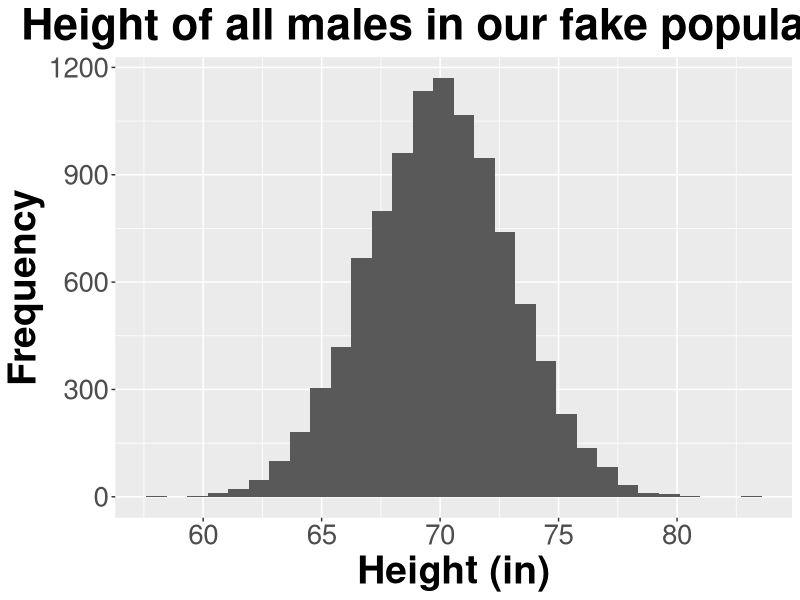
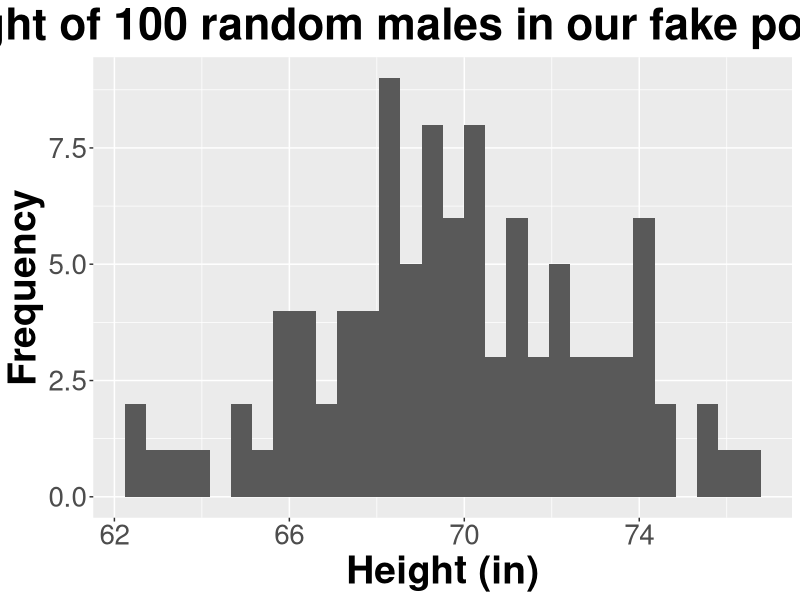
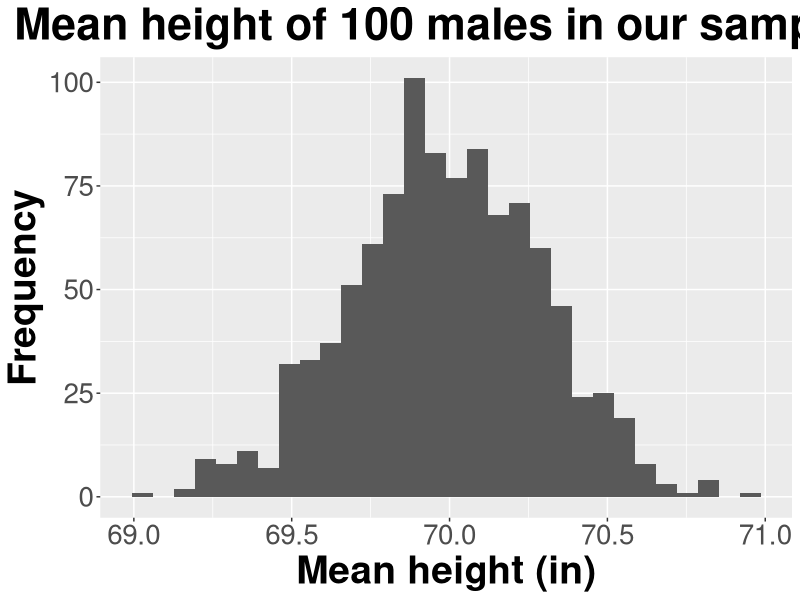
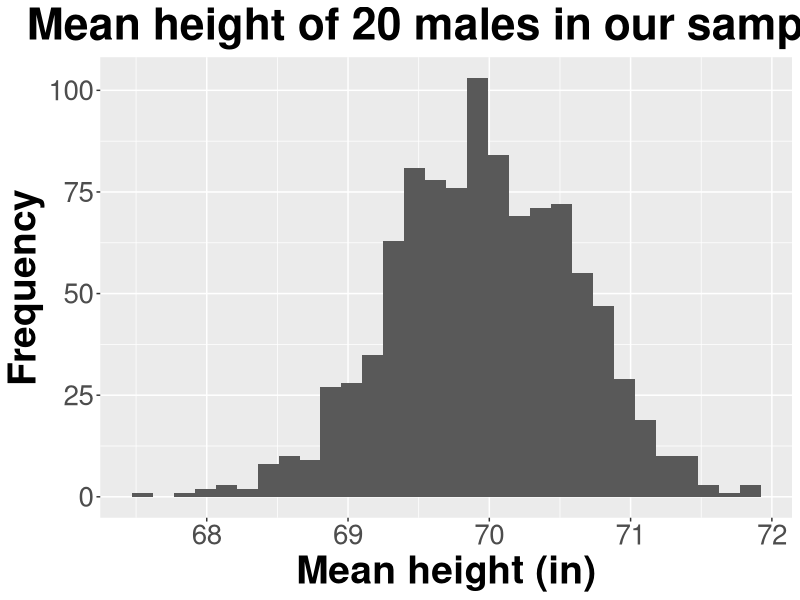
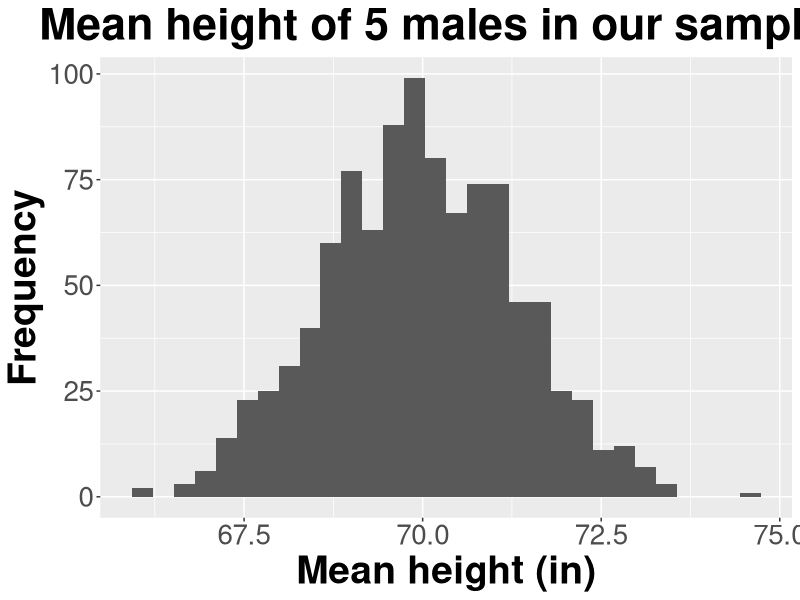
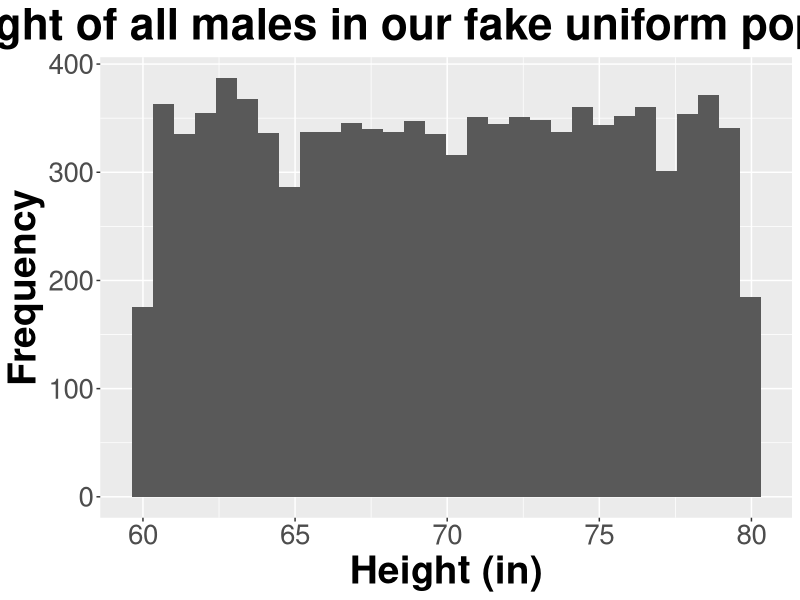
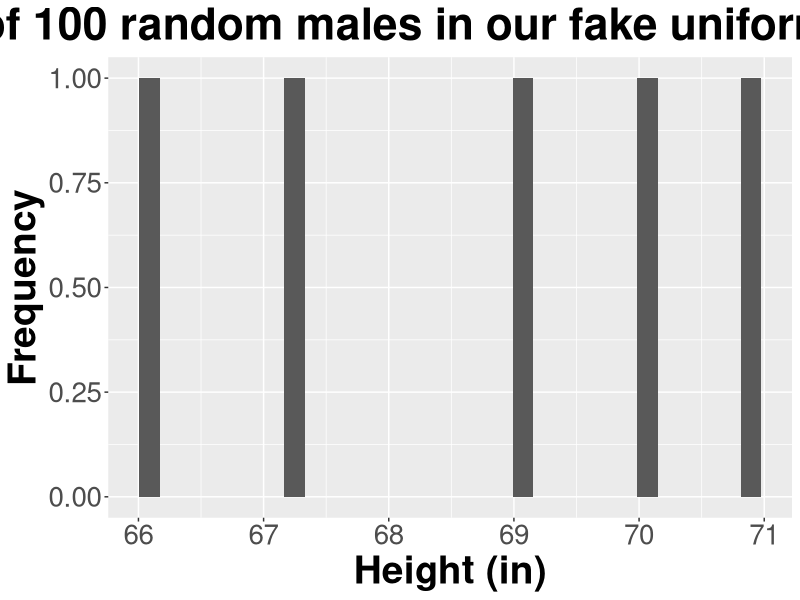
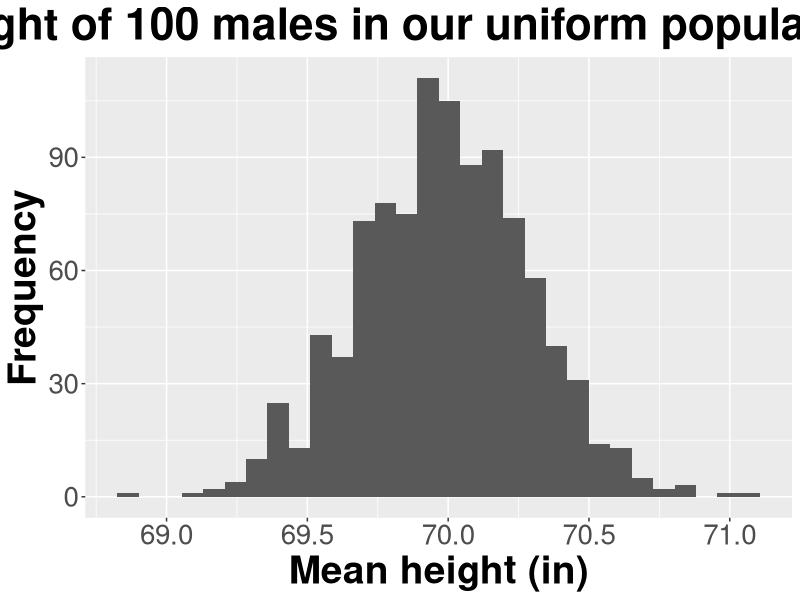

The R source for these figures, in order:
#plots from 2. Estimation and probability.ppt


#create "population" of males

population_size <- 10000
set.seed(42)
population <- data.frame(id = 1:population_size, 
                         height = rnorm(population_size, 70, 3))

require(ggplot2)

ggplot(population, aes_string("height")) + 
  geom_histogram(size=3) +
  xlab("Height (in)")+
  ylab("Frequency")+
  ggtitle("Height of all males in our fake population")+
  theme(axis.title.x = element_text(face="bold", size=28), 
        axis.title.y = element_text(face="bold", size=28), 
        axis.text.y  = element_text(size=20),
        axis.text.x  = element_text(size=20), 
        legend.text =element_text(size=20),
        legend.title = element_text(size=20, face="bold"),
        legend.position = "bottom",
        plot.title = element_text(hjust = 0.5, face="bold", size=32))

#sample a 100 of these

sample_1 <- population[sample(nrow(population), 100),]
ggplot(sample_1, aes_string("height")) + 
  geom_histogram(size=3) +
  xlab("Height (in)")+
  ylab("Frequency")+
  ggtitle("Height of 100 random males in our fake population")+
  theme(axis.title.x = element_text(face="bold", size=28), 
        axis.title.y = element_text(face="bold", size=28), 
        axis.text.y  = element_text(size=20),
        axis.text.x  = element_text(size=20), 
        legend.text =element_text(size=20),
        legend.title = element_text(size=20, face="bold"),
        legend.position = "bottom",
        plot.title = element_text(hjust = 0.5, face="bold", size=32))
mean(sample_1$height)
sd(sample_1$height)

#now do this a 1000 times and record it
number_of_samples <- 1000
sample_outcomes <- data.frame(mean = rep(NA, number_of_samples), sd = NA)

for (i in 1:number_of_samples){
  sample_1 <- population[sample(nrow(population), 100),]
  sample_outcomes$mean[i] <- mean(sample_1$height)
  sample_outcomes$sd[i] <- sd(sample_1$height)
  
}

ggplot(sample_outcomes, aes_string("mean")) + 
  geom_histogram(size=3) +
  xlab("Mean height (in)")+
  ylab("Frequency")+
  ggtitle("Mean height of 100 males in our samples")+
  theme(axis.title.x = element_text(face="bold", size=28), 
        axis.title.y = element_text(face="bold", size=28), 
        axis.text.y  = element_text(size=20),
        axis.text.x  = element_text(size=20), 
        legend.text =element_text(size=20),
        legend.title = element_text(size=20, face="bold"),
        legend.position = "bottom",
        plot.title = element_text(hjust = 0.5, face="bold", size=32))
mean(sample_outcomes$mean)
sd(sample_outcomes$mean)

#what if we only sampled 20
##now do this a 1000 times and record it
number_of_samples <- 1000
sample_outcomes <- data.frame(mean = rep(NA, number_of_samples), sd = NA)

for (i in 1:number_of_samples){
  sample_1 <- population[sample(nrow(population), 20),]
  sample_outcomes$mean[i] <- mean(sample_1$height)
  sample_outcomes$sd[i] <- sd(sample_1$height)
  
}

ggplot(sample_outcomes, aes_string("mean")) + 
  geom_histogram(size=3) +
  xlab("Mean height (in)")+
  ylab("Frequency")+
  ggtitle("Mean height of 20 males in our samples")+
  theme(axis.title.x = element_text(face="bold", size=28), 
        axis.title.y = element_text(face="bold", size=28), 
        axis.text.y  = element_text(size=20),
        axis.text.x  = element_text(size=20), 
        legend.text =element_text(size=20),
        legend.title = element_text(size=20, face="bold"),
        legend.position = "bottom",
        plot.title = element_text(hjust = 0.5, face="bold", size=32))
mean(sample_outcomes$mean)
sd(sample_outcomes$mean)

#what if we only sampled 5
##now do this a 1000 times and record it
number_of_samples <- 1000
sample_outcomes <- data.frame(mean = rep(NA, number_of_samples), sd = NA)

for (i in 1:number_of_samples){
  sample_1 <- population[sample(nrow(population), 5),]
  sample_outcomes$mean[i] <- mean(sample_1$height)
  sample_outcomes$sd[i] <- sd(sample_1$height)
  
}

ggplot(sample_outcomes, aes_string("mean")) + 
  geom_histogram(size=3) +
  xlab("Mean height (in)")+
  ylab("Frequency")+
  ggtitle("Mean height of 5 males in our samples")+
  theme(axis.title.x = element_text(face="bold", size=28), 
        axis.title.y = element_text(face="bold", size=28), 
        axis.text.y  = element_text(size=20),
        axis.text.x  = element_text(size=20), 
        legend.text =element_text(size=20),
        legend.title = element_text(size=20, face="bold"),
        legend.position = "bottom",
        plot.title = element_text(hjust = 0.5, face="bold", size=32))
mean(sample_outcomes$mean)
sd(sample_outcomes$mean)

#what if underlying data not normal?

#create "population" of males

population_size <- 10000
set.seed(42)
population_unif <- data.frame(id = 1:population_size, 
                         height = runif(population_size, 60, 80))

ggplot(population_unif, aes_string("height")) + 
  geom_histogram(size=3) +
  xlab("Height (in)")+
  ylab("Frequency")+
  ggtitle("Height of all males in our fake uniform population")+
  theme(axis.title.x = element_text(face="bold", size=28), 
        axis.title.y = element_text(face="bold", size=28), 
        axis.text.y  = element_text(size=20),
        axis.text.x  = element_text(size=20), 
        legend.text =element_text(size=20),
        legend.title = element_text(size=20, face="bold"),
        legend.position = "bottom",
        plot.title = element_text(hjust = 0.5, face="bold", size=32))

#sample a 100 of these

sample_unif_1 <- population[sample(nrow(population_unif), 100),]
ggplot(sample_1, aes_string("height")) + 
  geom_histogram(size=3) +
  xlab("Height (in)")+
  ylab("Frequency")+
  ggtitle("Height of 100 random males in our fake uniform population")+
  theme(axis.title.x = element_text(face="bold", size=28), 
        axis.title.y = element_text(face="bold", size=28), 
        axis.text.y  = element_text(size=20),
        axis.text.x  = element_text(size=20), 
        legend.text =element_text(size=20),
        legend.title = element_text(size=20, face="bold"),
        legend.position = "bottom",
        plot.title = element_text(hjust = 0.5, face="bold", size=32))


#now do this a 1000 times and record it
number_of_samples <- 1000
sample_outcomes <- data.frame(mean = rep(NA, number_of_samples), sd = NA)

for (i in 1:number_of_samples){
  sample_unif_1 <- population[sample(nrow(population_unif), 100),]
  sample_outcomes$mean[i] <- mean(sample_unif_1$height)
  sample_outcomes$sd[i] <- sd(sample_unif_1$height)
  
}

ggplot(sample_outcomes, aes_string("mean")) + 
  geom_histogram(size=3) +
  xlab("Mean height (in)")+
  ylab("Frequency")+
  ggtitle("Mean height of 100 males in our uniform population samples")+
  theme(axis.title.x = element_text(face="bold", size=28), 
        axis.title.y = element_text(face="bold", size=28), 
        axis.text.y  = element_text(size=20),
        axis.text.x  = element_text(size=20), 
        legend.text =element_text(size=20),
        legend.title = element_text(size=20, face="bold"),
        legend.position = "bottom",
        plot.title = element_text(hjust = 0.5, face="bold", size=32))

#error bars in practice
#using 2 se as rule of thumb
number_of_samples <- 20
sample_outcomes <- data.frame(mean = rep(NA, number_of_samples), sd = NA, se = NA)

for (i in 1:number_of_samples){
  sample_1 <- population[sample(nrow(population), 100),]
  sample_outcomes$mean[i] <- mean(sample_1$height)
  sample_outcomes$sd[i] <- sd(sample_1$height)
  sample_outcomes$se <- sd(sample_1$height)/sqrt(100)
}
sample_outcomes$sample <- as.factor(1:number_of_samples)
ggplot(sample_outcomes
       , aes_string(x="sample", y="mean")) +
  geom_point(size = 3) +
  geom_errorbar(aes(ymin=mean-(2*se), ymax=mean+(2*se)), size=1.5)+
  geom_hline(aes(yintercept=70)) +
  ylab("Mean")+
  xlab("Sample")+
  ggtitle("Variation in error bars")+
  theme(axis.title.x = element_text(face="bold", size=28), 
        axis.title.y = element_text(face="bold", size=28), 
        axis.text.y  = element_text(size=20),
        axis.text.x  = element_text(size=20), 
        legend.text =element_text(size=20),
        legend.title = element_text(size=20, face="bold"),
        plot.title = element_text(hjust = 0.5, face="bold", size=32))

#need for clarity

#error bars in practice
#using 2 se as rule of thumb
number_of_samples <- 1
sample_outcomes <- data.frame(mean = rep(NA, number_of_samples), sd = NA, se = NA)

for (i in 1:number_of_samples){
  sample_1 <- population[sample(nrow(population), 100),]
  sample_outcomes$mean[i] <- mean(sample_1$height)
  sample_outcomes$sd[i] <- sd(sample_1$height)
  sample_outcomes$se <- sd(sample_1$height)/sqrt(100)
}
sample_outcomes$sample <- as.factor(1:number_of_samples)

sample_1$sample <- "Data"
sample_1$data <- sample_1$height
onese <- sample_outcomes
onese$sample <- "+- 1 standard error"
onese$data <- onese$mean
onese$bar_length <-  onese$se
twosd <- sample_outcomes
twosd$sample <- "+- 2 standard error ~ \n 95% confidence interval"
twosd$data <- twosd$mean
twosd$bar_length <-  onese$se * 2
onesd <- sample_outcomes
onesd$sample <- "+- 1 standard deviation"
onesd$data <- onesd$mean
onesd$bar_length <-  onese$sd

example_clarity <- merge(sample_1, onese, all.x =T, all.y = T)
example_clarity <- merge(example_clarity, twosd, all.x =T, all.y = T)
example_clarity <- merge(example_clarity, onesd, all.x =T, all.y = T)

require(plyr)
example_clarity$sample <- relevel(as.factor(example_clarity$sample), "Data")

ggplot(example_clarity
       , aes_string(x="sample", y="data")) +
  geom_point(size = 3) +
  geom_errorbar(aes(ymin=mean-bar_length, ymax=mean+bar_length), size=1.5)+
  ylab("Height")+
  xlab("")+
  ggtitle("Variation in error bar display")+
  theme(axis.title.x = element_text(face="bold", size=28), 
        axis.title.y = element_text(face="bold", size=28), 
        axis.text.y  = element_text(size=20),
        axis.text.x  = element_text(size=20), 
        legend.text =element_text(size=20),
        legend.title = element_text(size=20, face="bold"),
        plot.title = element_text(hjust = 0.5, face="bold", size=32))

#comparing groups
#
summarySE <- function(data=NULL, measurevar, groupvars=NULL, na.rm=FALSE,
conf.interval=.95, .drop=TRUE) {
  library(plyr)
  
  # New version of length which can handle NA's: if na.rm==T, don't count them
  length2 <- function (x, na.rm=FALSE) {
    if (na.rm) sum(!is.na(x))
    else       length(x)
  }
  
  # This does the summary. For each group's data frame, return a vector with
  # N, mean, and sd
  datac <- ddply(data, groupvars, .drop=.drop,
                 .fun = function(xx, col) {
                   c(N    = length2(xx[[col]], na.rm=na.rm),
                     mean = mean   (xx[[col]], na.rm=na.rm),
                     sd   = sd     (xx[[col]], na.rm=na.rm)
                   )
                 },
                 measurevar
  )
  
  # Rename the "mean" column
  #  datac <- rename(datac, c("mean" = measurevar))
  
  datac$se <- datac$sd / sqrt(datac$N)  # Calculate standard error of the mean
  
  # Confidence interval multiplier for standard error
  # Calculate t-statistic for confidence interval:
  # e.g., if conf.interval is .95, use .975 (above/below), and use df=N-1
  ciMult <- qt(conf.interval/2 + .5, datac$N-1)
  datac$ci <- datac$se * ciMult
  
  return(datac)
}

#BAR PLOTS####
#Now let's use this to get the confidence intervals for each month and plot them
monthly_wind_data <- summarySE(airquality, measurevar = "Wind", groupvars = "Month")
#look at it
monthly_wind_data

#now plot it in ggplot2

require(ggplot2)

ggplot(monthly_wind_data
       , aes_string(x="Month", y="mean")) +
  geom_col(size = 3) +
  geom_errorbar(aes(ymin=mean-ci, ymax=mean+ci), size=1.5) +
  ylab("Wind speed (mph)")+ggtitle("Wind speed over time")+
  theme(axis.title.x = element_text(face="bold", size=28), 
        axis.title.y = element_text(face="bold", size=28), 
        axis.text.y  = element_text(size=20),
        axis.text.x  = element_text(size=20), 
        legend.text =element_text(size=20),
        legend.title = element_text(size=20, face="bold"),
        plot.title = element_text(hjust = 0.5, face="bold", size=32))
#or better
ggplot(monthly_wind_data
       , aes_string(x="Month", y="mean")) +
  geom_point(size = 3) +
  geom_errorbar(aes(ymin=mean-ci, ymax=mean+ci), size=1.5) +
  ylab("Wind speed (mph)")+ggtitle("Wind speed over time")+
  theme(axis.title.x = element_text(face="bold", size=28), 
        axis.title.y = element_text(face="bold", size=28), 
        axis.text.y  = element_text(size=20),
        axis.text.x  = element_text(size=20), 
        legend.text =element_text(size=20),
        legend.title = element_text(size=20, face="bold"),
        plot.title = element_text(hjust = 0.5, face="bold", size=32))+
  ylim(c(0,13.2)) #watch for truncated axes!

#probabilty####
#
die_roll <- data.frame(Number = 1:6, Probability = rep(1/6,6))
ggplot(die_roll, aes_string(x="Number", y= "Probability")) +
  geom_col(color = "orange", fill="orange") +
  theme(axis.title.x = element_text(face="bold", size=28), 
        axis.title.y = element_text(face="bold", size=28), 
        axis.text.y  = element_text(size=20),
        axis.text.x  = element_text(size=20), 
        legend.text =element_text(size=20),
        legend.title = element_text(size=20, face="bold"),
        plot.title = element_text(hjust = 0.5, face="bold", size=32))


#normal curve
ggplot(data = data.frame(x = c(-3, 3)), aes(x)) +
  stat_function(fun = dnorm, n = 101, args = list(mean = 0, sd = 1), size = 3, color = "orange") + 
  ylab("Probablity") +
  xlab("")+
  theme(axis.title.x = element_text(face="bold", size=28), 
        axis.title.y = element_text(face="bold", size=28), 
        axis.text.y  = element_text(size=20),
        axis.text.x  = element_text(size=20), 
        legend.text =element_text(size=20),
        legend.title = element_text(size=20, face="bold"),
        plot.title = element_text(hjust = 0.5, face="bold", size=32))

#fill in portion
#https://dkmathstats.com/plotting-normal-distributions-in-r-using-ggplot2/
# Shading from x = -1 to x = 1 (within one std deviation):

dnorm_one_sd <- function(x){
  norm_one_sd <- dnorm(x)
  # Have NA values outside interval x in [-1, 1]:
  norm_one_sd[x <= -1 | x >= 1] <- NA
  return(norm_one_sd)
}

ggplot(data = data.frame(x = c(-3, 3)), aes(x)) +
  stat_function(fun = dnorm, n = 101, args = list(mean = 0, sd = 1), size = 3, color = "orange") + 
  stat_function(fun = dnorm_one_sd, geom = "area", fill = "purple") +
  ylab("Probablity") +
  xlab("")+
  theme(axis.title.x = element_text(face="bold", size=28), 
        axis.title.y = element_text(face="bold", size=28), 
        axis.text.y  = element_text(size=20),
        axis.text.x  = element_text(size=20), 
        legend.text =element_text(size=20),
        legend.title = element_text(size=20, face="bold"),
        plot.title = element_text(hjust = 0.5, face="bold", size=32))

#rolling 2 die simulation
number_of_rolls <- 1000
sum_of_rolls <- data.frame(index = 1:number_of_rolls, Sum = NA)
for (i in 1:number_of_rolls){
  dice_roll_trial <- sample(1:6, size = 2, replace = TRUE)
  sum_of_rolls$Sum[i] <- sum(dice_roll_trial)
}
ggplot(sum_of_rolls, aes_string(x="Sum")) +
  geom_histogram(color = "orange", fill="orange") +
  ylab("Frequency") +
  theme(axis.title.x = element_text(face="bold", size=28), 
        axis.title.y = element_text(face="bold", size=28), 
        axis.text.y  = element_text(size=20),
        axis.text.x  = element_text(size=20), 
        legend.text =element_text(size=20),
        legend.title = element_text(size=20, face="bold"),
        plot.title = element_text(hjust = 0.5, face="bold", size=32))

#use larger number to approximate discrete distribution
require(reshape2)
number_of_rolls <- 100000
sum_of_rolls <- data.frame(index = 1:number_of_rolls, Sum = NA)
for (i in 1:number_of_rolls){
  dice_roll_trial <- sample(1:6, size = 2, replace = TRUE)
  sum_of_rolls$Sum[i] <- sum(dice_roll_trial)
}
sum_of_rolls_df <- dcast(sum_of_rolls, Sum ~ "Probability", length )
sum_of_rolls_df$Probability <- sum_of_rolls_df$Probability/number_of_rolls
ggplot(sum_of_rolls_df, aes_string(x="Sum", y="Probability")) +
  geom_col(color = "orange", fill="orange") +
  ylab("Probability") +
  scale_x_continuous(breaks = c(2:12))+
  theme(axis.title.x = element_text(face="bold", size=28), 
        axis.title.y = element_text(face="bold", size=28), 
        axis.text.y  = element_text(size=20),
        axis.text.x  = element_text(size=20), 
        legend.text =element_text(size=20),
        legend.title = element_text(size=20, face="bold"),
        plot.title = element_text(hjust = 0.5, face="bold", size=32))
